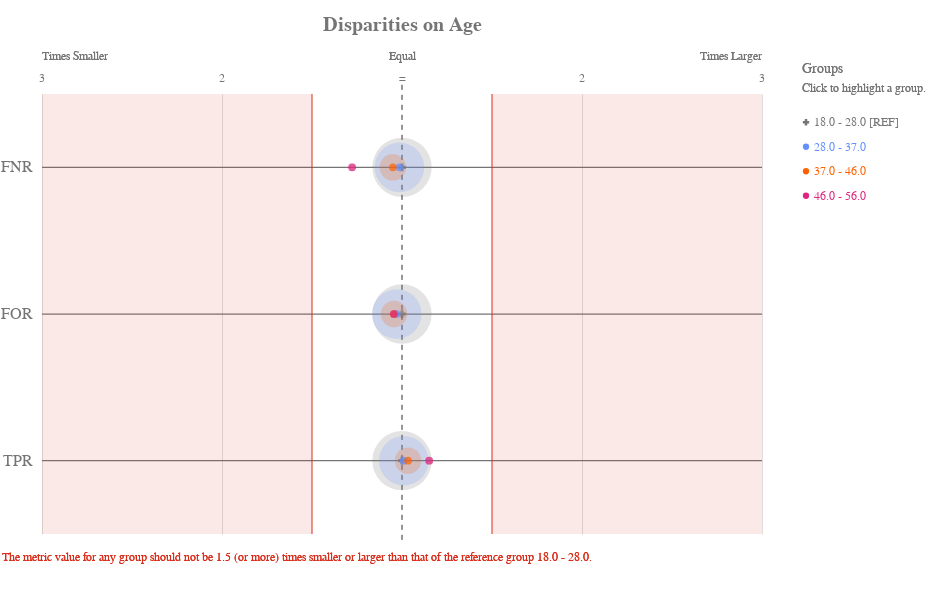

Source (notebook cell):
### Code cell
ap.disparity(grupo_definido, metrics, 'age', fairness_threshold = disparity_tolerance)

### Figure 1 — Vega-Lite specification as saved in the notebook (floating-point values rounded to 4 significant figures)
{"config": {"view": {"continuousWidth": 400, "continuousHeight": 300, "strokeWidth": 0}, "axisLeft": {"labelColor": "rgb(117,117,117)", "labelFont": "Arial", "labelFontSize": 16}, "title": {"align": "center", "baseline": "middle", "color": "rgb(117,117,117)", "font": "Arial", "fontSize": 20, "fontWeight": "bold"}}, "layer": [{"data": {"name": "data-f13954335fe7cb3d572699dbbbe0ffdc"}, "mark": {"type": "rule", "stroke": "rgb(117,117,117)", "strokeWidth": 1.25, "tooltip": ""}, "encoding": {"x": {"type": "quantitative", "field": "x", "scale": {"domain": [-2, 2], "range": [40.0, 760.0]}}, "x2": {"field": "x2"}, "y": {"type": "nominal", "axis": {"domain": false, "labelAngle": 0, "labelPadding": -30, "orient": "left", "ticks": false, "title": ""}, "field": "metric", "scale": {"domain": ["FNR", "FOR", "TPR"], "range": [55.0, 495.0]}}}}, {"data": {"name": "data-79dd248bdaa0ea02c535240e8ad022c8"}, "mark": {"type": "rule", "stroke": "rgb(117,117,117)", "strokeDash": [5, 5], "strokeWidth": 1}, "encoding": {"tooltip": {"value": "18.0 - 28.0 [REF]"}, "x": {"value": 400.0}, "y": {"value": 45.83}, "y2": {"value": 504.2}}}, {"data": {"name": "data-c233327f4cd9b4c2df31bf8015c83e4a"}, "mark": {"type": "text", "align": "center", "color": "rgb(117,117,117)", "font": "Arial", "fontSize": 12, "fontWeight": "normal", "tooltip": ""}, "encoding": {"text": {"type": "nominal", "field": "label"}, "x": {"type": "quantitative", "field": "value", "scale": {"domain": [-2, 2], "range": [40.0, 760.0]}}, "y": {"value": 38.5}}}, {"layer": [{"mark": {"type": "text", "align": "left", "fill": "rgb(117,117,117)", "font": "Arial", "fontSize": 12, "fontWeight": "normal", "tooltip": ""}, "encoding": {"text": {"value": "Times Smaller"}, "x": {"value": 40.0}, "y": {"value": 16.5}}}, {"mark": {"type": "text", "align": "right", "fill": "rgb(117,117,117)", "font": "Arial", "fontSize": 12, "fontWeight": "normal", "tooltip": ""}, "encoding": {"text": {"value": "Times Larger"}, "x": {"value": 760.0}, "y": {"value": 16.5}}}, {"mark": {"type": "text", "align": "center", "fill": "rgb(117,117,117)", "font": "Arial", "fontSize": 12, "fontWeight": "normal", "tooltip": ""}, "encoding": {"text": {"value": "Equal"}, "x": {"value": 400.0}, "y": {"value": 16.5}}}], "data": {"name": "data-79dd248bdaa0ea02c535240e8ad022c8"}}, {"layer": [{"mark": {"type": "rule", "opacity": 0.8, "stroke": "rgb(217, 46, 28)", "strokeWidth": 1.25, "tooltip": ""}, "encoding": {"x": {"type": "quantitative", "field": "min", "scale": {"domain": [-2, 2], "range": [40.0, 760.0]}}, "y": {"value": 55.0}, "y2": {"value": 495.0}}}, {"mark": {"type": "rule", "opacity": 0.8, "stroke": "rgb(217, 46, 28)", "strokeWidth": 1.25, "tooltip": ""}, "encoding": {"x": {"type": "quantitative", "field": "max", "scale": {"domain": [-2, 2], "range": [40.0, 760.0]}}, "y": {"value": 55.0}, "y2": {"value": 495.0}}}, {"layer": [{"mark": {"type": "rect", "fill": "rgb(217, 46, 28)", "opacity": 0.1, "tooltip": ""}, "encoding": {"x": {"type": "quantitative", "field": "min", "scale": {"domain": [-2, 2], "range": [40.0, 760.0]}}, "x2": {"field": "lower_end"}, "y": {"value": 55.0}, "y2": {"value": 495.0}}}, {"mark": {"type": "rect", "fill": "rgb(217, 46, 28)", "opacity": 0.1, "tooltip": ""}, "encoding": {"x": {"type": "quantitative", "field": "max", "scale": {"domain": [-2, 2], "range": [40.0, 760.0]}}, "x2": {"field": "upper_end"}, "y": {"value": 55.0}, "y2": {"value": 495.0}}}]}, {"data": {"name": "data-79dd248bdaa0ea02c535240e8ad022c8"}, "mark": {"type": "text", "align": "left", "baseline": "top", "fill": "rgb(217, 46, 28)", "font": "Arial", "fontSize": 12, "fontWeight": "normal", "tooltip": ""}, "encoding": {"text": {"value": "The metric value for any group should not be 1.5 (or more) times smaller or larger than that of the reference group 18.0 - 28.0."}, "x": {"value": 0}, "y": {"value": 513.3}}}], "data": {"name": "data-11d5890412809b582c0a6b685ba430ea"}}, {"layer": [{"mark": "circle"}, {"data": {"name": "data-c48543f33f94007bf78c6d113e21dc27"}, "mark": {"type": "circle", "opacity": 0.2}, "encoding": {"color": {"condition": {"type": "nominal", "field": "attribute_value", "legend": null, "scale": {"domain": ["18.0 - 28.0", "28.0 - 37.0", "37.0 - 46.0", "46.0 - 56.0"], "range": ["rgb(117,117,117)", "rgb(100, 143, 255)", "rgb(254, 97, 0)", "rgb(220, 38, 127)", "rgb(255, 176, 0)", "rgb(120, 94, 240)"]}, "selection": "selector033"}, "value": "rgb(224,224,224)"}, "size": {"type": "quantitative", "field": "group_size", "legend": null, "scale": {"domain": [0, 3140.0], "range": [0, 4224.0]}}, "tooltip": [{"type": "nominal", "field": "attribute_value", "title": "Group"}, {"type": "nominal", "field": "tooltip_group_size", "title": "Group Size"}, {"type": "nominal", "field": "tooltip_disparity_explanation_fnr", "title": "Disparity"}, {"type": "quantitative", "field": "fnr", "format": ".2f", "title": "FNR"}], "x": {"type": "quantitative", "axis": {"domain": false, "labels": false, "ticks": false, "title": null, "values": [1, 2, -2, -1]}, "field": "fnr_disparity_scaled", "scale": {"domain": [-2, 2], "range": [40.0, 760.0]}}, "y": {"type": "nominal", "axis": {"domain": false, "grid": false, "labels": false, "ticks": false, "title": " "}, "field": "metric_variable", "scale": {"domain": ["FNR", "FOR", "TPR"], "range": [55.0, 495.0]}}}, "selection": {"selector035": {"type": "multi", "empty": "all", "fields": ["attribute_value"]}}, "transform": [{"calculate": "'FNR'", "as": "metric_variable"}]}, {"data": {"name": "data-c48543f33f94007bf78c6d113e21dc27"}, "mark": {"type": "circle", "opacity": 0.2}, "encoding": {"color": {"condition": {"type": "nominal", "field": "attribute_value", "legend": null, "scale": {"domain": ["18.0 - 28.0", "28.0 - 37.0", "37.0 - 46.0", "46.0 - 56.0"], "range": ["rgb(117,117,117)", "rgb(100, 143, 255)", "rgb(254, 97, 0)", "rgb(220, 38, 127)", "rgb(255, 176, 0)", "rgb(120, 94, 240)"]}, "selection": "selector033"}, "value": "rgb(224,224,224)"}, "size": {"type": "quantitative", "field": "group_size", "legend": null, "scale": {"domain": [0, 3140.0], "range": [0, 4224.0]}}, "tooltip": [{"type": "nominal", "field": "attribute_value", "title": "Group"}, {"type": "nominal", "field": "tooltip_group_size", "title": "Group Size"}, {"type": "nominal", "field": "tooltip_disparity_explanation_for", "title": "Disparity"}, {"type": "quantitative", "field": "for", "format": ".2f", "title": "FOR"}], "x": {"type": "quantitative", "axis": {"domain": false, "labels": false, "ticks": false, "title": null, "values": [1, 2, -2, -1]}, "field": "for_disparity_scaled", "scale": {"domain": [-2, 2], "range": [40.0, 760.0]}}, "y": {"type": "nominal", "axis": {"domain": false, "grid": false, "labels": false, "ticks": false, "title": " "}, "field": "metric_variable", "scale": {"domain": ["FNR", "FOR", "TPR"], "range": [55.0, 495.0]}}}, "selection": {"selector037": {"type": "multi", "empty": "all", "fields": ["attribute_value"]}}, "transform": [{"calculate": "'FOR'", "as": "metric_variable"}]}, {"data": {"name": "data-c48543f33f94007bf78c6d113e21dc27"}, "mark": {"type": "circle", "opacity": 0.2}, "encoding": {"color": {"condition": {"type": "nominal", "field": "attribute_value", "legend": null, "scale": {"domain": ["18.0 - 28.0", "28.0 - 37.0", "37.0 - 46.0", "46.0 - 56.0"], "range": ["rgb(117,117,117)", "rgb(100, 143, 255)", "rgb(254, 97, 0)", "rgb(220, 38, 127)", "rgb(255, 176, 0)", "rgb(120, 94, 240)"]}, "selection": "selector033"}, "value": "rgb(224,224,224)"}, "size": {"type": "quantitative", "field": "group_size", "legend": null, "scale": {"domain": [0, 3140.0], "range": [0, 4224.0]}}, "tooltip": [{"type": "nominal", "field": "attribute_value", "title": "Group"}, {"type": "nominal", "field": "tooltip_group_size", "title": "Group Size"}, {"type": "nominal", "field": "tooltip_disparity_explanation_tpr", "title": "Disparity"}, {"type": "quantitative", "field": "tpr", "format": ".2f", "title": "TPR"}], "x": {"type": "quantitative", "axis": {"domain": false, "labels": false, "ticks": false, "title": null, "values": [1, 2, -2, -1]}, "field": "tpr_disparity_scaled", "scale": {"domain": [-2, 2], "range": [40.0, 760.0]}}, "y": {"type": "nominal", "axis": {"domain": false, "grid": false, "labels": false, "ticks": false, "title": " "}, "field": "metric_variable", "scale": {"domain": ["FNR", "FOR", "TPR"], "range": [55.0, 495.0]}}}, "selection": {"selector039": {"type": "multi", "empty": "all", "fields": ["attribute_value"]}}, "transform": [{"calculate": "'TPR'", "as": "metric_variable"}]}, {"layer": [{"mark": "point"}, {"data": {"name": "data-c48543f33f94007bf78c6d113e21dc27"}, "mark": {"type": "point", "filled": true, "size": 60}, "encoding": {"color": {"condition": {"type": "nominal", "field": "attribute_value", "legend": null, "scale": {"domain": ["18.0 - 28.0", "28.0 - 37.0", "37.0 - 46.0", "46.0 - 56.0"], "range": ["rgb(117,117,117)", "rgb(100, 143, 255)", "rgb(254, 97, 0)", "rgb(220, 38, 127)", "rgb(255, 176, 0)", "rgb(120, 94, 240)"]}, "selection": "selector033"}, "value": "rgb(224,224,224)"}, "shape": {"type": "nominal", "field": "attribute_value", "legend": null, "scale": {"domain": ["18.0 - 28.0", "28.0 - 37.0", "37.0 - 46.0", "46.0 - 56.0"], "range": ["cross", "circle", "circle", "circle"]}}, "tooltip": [{"type": "nominal", "field": "attribute_value", "title": "Group"}, {"type": "nominal", "field": "tooltip_group_size", "title": "Group Size"}, {"type": "nominal", "field": "tooltip_disparity_explanation_fnr", "title": "Disparity"}, {"type": "quantitative", "field": "fnr", "format": ".2f", "title": "FNR"}], "x": {"type": "quantitative", "axis": {"domain": false, "labels": false, "ticks": false, "title": null, "values": [1, 2, -2, -1]}, "field": "fnr_disparity_scaled", "scale": {"domain": [-2, 2], "range": [40.0, 760.0]}}, "y": {"type": "nominal", "axis": {"domain": false, "grid": false, "labels": false, "ticks": false, "title": " "}, "field": "metric_variable", "scale": {"domain": ["FNR", "FOR", "TPR"], "range": [55.0, 495.0]}}}, "selection": {"selector034": {"type": "multi", "empty": "all", "fields": ["attribute_value"]}}, "transform": [{"calculate": "'FNR'", "as": "metric_variable"}]}, {"data": {"name": "data-c48543f33f94007bf78c6d113e21dc27"}, "mark": {"type": "point", "filled": true, "size": 60}, "encoding": {"color": {"condition": {"type": "nominal", "field": "attribute_value", "legend": null, "scale": {"domain": ["18.0 - 28.0", "28.0 - 37.0", "37.0 - 46.0", "46.0 - 56.0"], "range": ["rgb(117,117,117)", "rgb(100, 143, 255)", "rgb(254, 97, 0)", "rgb(220, 38, 127)", "rgb(255, 176, 0)", "rgb(120, 94, 240)"]}, "selection": "selector033"}, "value": "rgb(224,224,224)"}, "shape": {"type": "nominal", "field": "attribute_value", "legend": null, "scale": {"domain": ["18.0 - 28.0", "28.0 - 37.0", "37.0 - 46.0", "46.0 - 56.0"], "range": ["cross", "circle", "circle", "circle"]}}, "tooltip": [{"type": "nominal", "field": "attribute_value", "title": "Group"}, {"type": "nominal", "field": "tooltip_group_size", "title": "Group Size"}, {"type": "nominal", "field": "tooltip_disparity_explanation_for", "title": "Disparity"}, {"type": "quantitative", "field": "for", "format": ".2f", "title": "FOR"}], "x": {"type": "quantitative", "axis": {"domain": false, "labels": false, "ticks": false, "title": null, "values": [1, 2, -2, -1]}, "field": "for_disparity_scaled", "scale": {"domain": [-2, 2], "range": [40.0, 760.0]}}, "y": {"type": "nominal", "axis": {"domain": false, "grid": false, "labels": false, "ticks": false, "title": " "}, "field": "metric_variable", "scale": {"domain": ["FNR", "FOR", "TPR"], "range": [55.0, 495.0]}}}, "selection": {"selector036": {"type": "multi", "empty": "all", "fields": ["attribute_value"]}}, "transform": [{"calculate": "'FOR'", "as": "metric_variable"}]}, {"data": {"name": "data-c48543f33f94007bf78c6d113e21dc27"}, "mark": {"type": "point", "filled": true, "size": 60}, "encoding": {"color": {"condition": {"type": "nominal", "field": "attribute_value", "legend": null, "scale": {"domain": ["18.0 - 28.0", "28.0 - 37.0", "37.0 - 46.0", "46.0 - 56.0"], "range": ["rgb(117,117,117)", "rgb(100, 143, 255)", "rgb(254, 97, 0)", "rgb(220, 38, 127)", "rgb(255, 176, 0)", "rgb(120, 94, 240)"]}, "selection": "selector033"}, "value": "rgb(224,224,224)"}, "shape": {"type": "nominal", "field": "attribute_value", "legend": null, "scale": {"domain": ["18.0 - 28.0", "28.0 - 37.0", "37.0 - 46.0", "46.0 - 56.0"], "range": ["cross", "circle", "circle", "circle"]}}, "tooltip": [{"type": "nominal", "field": "attribute_value", "title": "Group"}, {"type": "nominal", "field": "tooltip_group_size", "title": "Group Size"}, {"type": "nominal", "field": "tooltip_disparity_explanation_tpr", "title": "Disparity"}, {"type": "quantitative", "field": "tpr", "format": ".2f", "title": "TPR"}], "x": {"type": "quantitative", "axis": {"domain": false, "labels": false, "ticks": false, "title": null, "values": [1, 2, -2, -1]}, "field": "tpr_disparity_scaled", "scale": {"domain": [-2, 2], "range": [40.0, 760.0]}}, "y": {"type": "nominal", "axis": {"domain": false, "grid": false, "labels": false, "ticks": false, "title": " "}, "field": "metric_variable", "scale": {"domain": ["FNR", "FOR", "TPR"], "range": [55.0, 495.0]}}}, "selection": {"selector038": {"type": "multi", "empty": "all", "fields": ["attribute_value"]}}, "transform": [{"calculate": "'TPR'", "as": "metric_variable"}]}]}]}, {"layer": [{"mark": {"type": "point", "filled": true, "opacity": 1, "size": 39.48}, "encoding": {"color": {"condition": {"type": "nominal", "field": "attribute_value", "legend": null, "scale": {"domain": ["18.0 - 28.0", "28.0 - 37.0", "37.0 - 46.0", "46.0 - 56.0"], "range": ["rgb(117,117,117)", "rgb(100, 143, 255)", "rgb(254, 97, 0)", "rgb(220, 38, 127)", "rgb(255, 176, 0)", "rgb(120, 94, 240)"]}, "selection": "selector033"}, "value": "rgb(224,224,224)"}, "shape": {"type": "nominal", "field": "attribute_value", "legend": null, "scale": {"domain": ["18.0 - 28.0", "28.0 - 37.0", "37.0 - 46.0", "46.0 - 56.0"], "range": ["cross", "circle", "circle", "circle"]}}, "x": {"value": 804}, "y": {"type": "nominal", "axis": {"domain": false, "grid": false, "labels": false, "ticks": false, "title": " "}, "field": "attribute_value", "scale": {"domain": ["18.0 - 28.0", "28.0 - 37.0", "37.0 - 46.0", "46.0 - 56.0"], "range": [71, 169]}}}, "selection": {"selector033": {"type": "multi", "empty": "all", "fields": ["attribute_value"]}}}, {"mark": {"type": "text", "align": "left", "baseline": "middle", "font": "Arial", "fontSize": 12, "fontWeight": "normal"}, "encoding": {"color": {"condition": {"type": "nominal", "field": "attribute_value", "legend": null, "scale": {"domain": ["18.0 - 28.0", "28.0 - 37.0", "37.0 - 46.0", "46.0 - 56.0"], "range": ["rgb(117,117,117)", "rgb(100, 143, 255)", "rgb(254, 97, 0)", "rgb(220, 38, 127)", "rgb(255, 176, 0)", "rgb(120, 94, 240)"]}, "selection": "selector033"}, "value": "rgb(224,224,224)"}, "text": {"type": "nominal", "field": "label"}, "x": {"value": 812}, "y": {"type": "nominal", "axis": {"domain": false, "grid": false, "labels": false, "ticks": false, "title": " "}, "field": "attribute_value", "scale": {"domain": ["18.0 - 28.0", "28.0 - 37.0", "37.0 - 46.0", "46.0 - 56.0"], "range": [71, 169]}}}, "selection": {"selector040": {"type": "multi", "empty": "all", "fields": ["attribute_value"]}}}, {"data": {"name": "data-79dd248bdaa0ea02c535240e8ad022c8"}, "mark": {"type": "text", "align": "left", "baseline": "middle", "color": "rgb(117,117,117)", "font": "Arial", "fontSize": 12, "fontWeight": "normal"}, "encoding": {"text": {"value": "Click to highlight a group."}, "x": {"value": 800}, "y": {"value": 49}}}, {"data": {"name": "data-79dd248bdaa0ea02c535240e8ad022c8"}, "mark": {"type": "text", "align": "left", "baseline": "middle", "color": "rgb(117,117,117)", "font": "Arial", "fontSize": 14, "fontWeight": "normal"}, "encoding": {"text": {"value": "Groups"}, "x": {"value": 800}, "y": {"value": 30}}}], "data": {"name": "data-17e2cf441d2084063c1b3cd14ac17285"}}], "height": 550, "padding": {"top": 15, "bottom": 10}, "resolve": {"scale": {"size": "independent", "y": "independent"}}, "title": "Disparities on Age", "width": 800, "$schema": "https://vega.github.io/schema/vega-lite/v4.8.1.json", "datasets": {"data-f13954335fe7cb3d572699dbbbe0ffdc": [{"metric": "FNR", "x": -2, "x2": 2}, {"metric": "FOR", "x": -2, "x2": 2}, {"metric": "TPR", "x": -2, "x2": 2}], "data-79dd248bdaa0ea02c535240e8ad022c8": [{"a": 1, "b": 0}, {"a": 1, "b": 0}], "data-c233327f4cd9b4c2df31bf8015c83e4a": [{"value": 1, "label": 2}, {"value": 2, "label": 3}, {"value": -2, "label": 3}, {"value": -1, "label": 2}, {"value": 0, "label": "="}], "data-11d5890412809b582c0a6b685ba430ea": [{"min": -0.5, "max": 0.5, "lower_end": -2, "upper_end": 2}], "data-c48543f33f94007bf78c6d113e21dc27": [{"attribute_name": "age", "attribute_value": "18.0 - 28.0", "group_size": 2617, "total_entities": 5007, "fnr": 0.4105, "for": 0.3244, "tpr": 0.5895, "fnr_disparity": 1.0, "for_disparity": 1.0, "tpr_disparity": 1.0, "fnr_disparity_scaled": 0.0, "for_disparity_scaled": 0.0, "tpr_disparity_scaled": 0.0, "tooltip_group_size": "2,617 (52.27%)", "tooltip_disparity_explanation_fnr": "Reference group", "tooltip_disparity_explanation_for": "Reference group", "tooltip_disparity_explanation_tpr": "Reference group"}, {"attribute_name": "age", "attribute_value": "28.0 - 37.0", "group_size": 1821, "total_entities": 5007, "fnr": 0.4048, "for": 0.3151, "tpr": 0.5952, "fnr_disparity": 0.986, "for_disparity": 0.9714, "tpr_disparity": 1.01, "fnr_disparity_scaled": -0.0142, "for_disparity_scaled": -0.02947, "tpr_disparity_scaled": 0.009753, "tooltip_group_size": "1,821 (36.37%)", "tooltip_disparity_explanation_fnr": "1.01 times smaller FNR than the reference group", "tooltip_disparity_explanation_for": "1.03 times smaller FOR than the reference group", "tooltip_disparity_explanation_tpr": "1.01 times larger TPR than the reference group"}, {"attribute_name": "age", "attribute_value": "37.0 - 46.0", "group_size": 521, "total_entities": 5007, "fnr": 0.3907, "for": 0.3105, "tpr": 0.6093, "fnr_disparity": 0.9517, "for_disparity": 0.9574, "tpr_disparity": 1.034, "fnr_disparity_scaled": -0.05076, "for_disparity_scaled": -0.04448, "tpr_disparity_scaled": 0.03364, "tooltip_group_size": "521 (10.41%)", "tooltip_disparity_explanation_fnr": "1.05 times smaller FNR than the reference group", "tooltip_disparity_explanation_for": "1.04 times smaller FOR than the reference group", "tooltip_disparity_explanation_tpr": "1.03 times larger TPR than the reference group"}, {"attribute_name": "age", "attribute_value": "46.0 - 56.0", "group_size": 48, "total_entities": 5007, "fnr": 0.3214, "for": 0.3103, "tpr": 0.6786, "fnr_disparity": 0.783, "for_disparity": 0.9568, "tpr_disparity": 1.151, "fnr_disparity_scaled": -0.2771, "for_disparity_scaled": -0.04514, "tpr_disparity_scaled": 0.1511, "tooltip_group_size": "48 (0.96%)", "tooltip_disparity_explanation_fnr": "1.28 times smaller FNR than the reference group", "tooltip_disparity_explanation_for": "1.05 times smaller FOR than the reference group", "tooltip_disparity_explanation_tpr": "1.15 times larger TPR than the reference group"}], "data-17e2cf441d2084063c1b3cd14ac17285": [{"attribute_value": "18.0 - 28.0", "label": "18.0 - 28.0 [REF]"}, {"attribute_value": "28.0 - 37.0", "label": "28.0 - 37.0"}, {"attribute_value": "37.0 - 46.0", "label": "37.0 - 46.0"}, {"attribute_value": "46.0 - 56.0", "label": "46.0 - 56.0"}]}}
